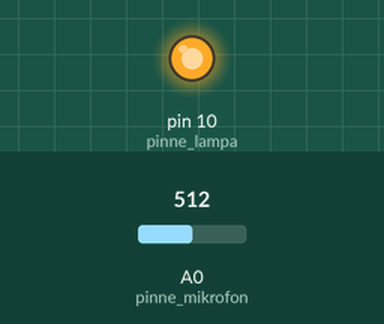
This sketch was run on a simulated Arduino Uno, built with avr-gcc and run on an emulated ATmega328P. Parts: output pins drawn as LEDs (lit = HIGH). The test bench sets the inputs (shaded band); at power-on: A0 (pinne_mikrofon) = 512.

Above: at 0.91 s.
1.3 s: A0 (pinne_mikrofon) set to 7
4.3 s: A0 (pinne_mikrofon) set to 4
At 5.3 s:
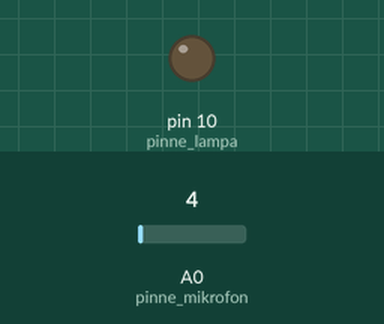
5.8 s: A0 (pinne_mikrofon) set to 122
At 6.3 s:
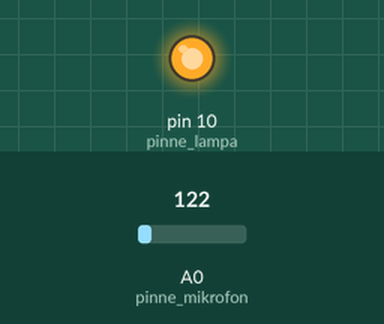
8.8 s: A0 (pinne_mikrofon) set to 0
At 9.1 s:
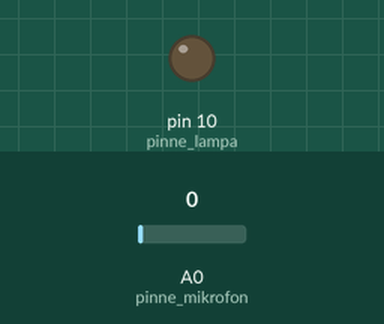
Timing chart, 0 to 11.3 s (numbered marks = the images above; inputs shaded):
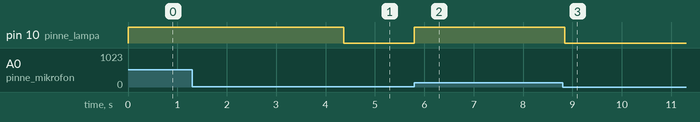

Measured:
- the behaviour switches between 6 and 5 on A0 (pinne_mikrofon) (found by bisection; images 0 and 1)
- after the input at 4.3 s, pin 10 (pinne_lampa): HIGH → LOW after 0.07 s
- after the input at 5.8 s, pin 10 (pinne_lampa): LOW → HIGH at once
- after the input at 8.8 s, pin 10 (pinne_lampa): HIGH → LOW at once

The sketch:

step4.ino
```cpp
// Konstanter
const int gransvarde = 5;
const int pinne_lampa = 10;
const int pinne_mikrofon = 0; // Pinne A0 på kortet.


// Variabler
unsigned long dags_att_slacka_lampan = 0;
unsigned long knacktid1 = 0; // Håller reda på den första knackingens tid
unsigned long knacklangd = 100;

unsigned long next_debug_print = 0;
// Funktioner
void setup()
{
    pinMode(pinne_lampa, OUTPUT);
}

void loop()
{
    const unsigned long tid_nu = millis();

    if(next_debug_print == 0) next_debug_print = tid_nu + 500;

    if (dags_att_slacka_lampan == 0)
    {
      if (analogRead(pinne_mikrofon) > gransvarde) // Låter det tillräckligt?
      {
          if (knacktid1 == 0)
          {
            // Vi har ingen tid för första knackingen sedan tidigare
            // alltså är detta första knackningen.

            knacktid1 = tid_nu;
            dags_att_slacka_lampan = tid_nu + knacklangd;
            digitalWrite(pinne_lampa, HIGH);  // Tänd lampan liten stund för att visa att Arduninon hört knacket
          }
          else
          if (tid_nu > knacktid1 + knacklangd) // Testa att ta bort denna rad. Vad händer? Varför?
          {
            // Vi hade redan sparat tiden för första knackningen, då
            // är detta andra knackningen.
            const unsigned long knacktid2 = tid_nu;

            const unsigned long tid_mellan_knackningrna = knacktid2 - knacktid1;

            dags_att_slacka_lampan = tid_nu + tid_mellan_knackningrna;
            digitalWrite(pinne_lampa, HIGH);  // Tänd lampan
            knacktid1 = 0;
          }
      }
    }

    if (tid_nu > next_debug_print){
      next_debug_print = 0;
    }
    if (dags_att_slacka_lampan>0 && tid_nu > dags_att_slacka_lampan)
    {
        digitalWrite(pinne_lampa, LOW);  // Släck lampan
        dags_att_slacka_lampan = 0;
    }
}
```
